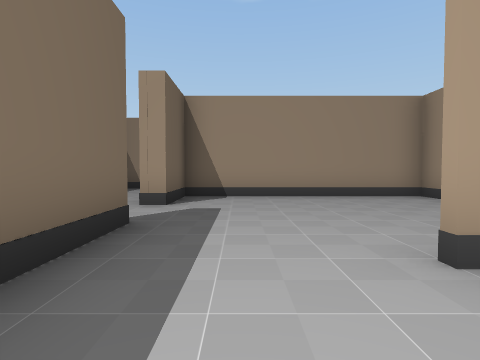
view 1 (above)

21 first-person views from a walk through a Unity game level. The camera is 1.3 m above the floor, tilts 2° down and sees 80° across. Doors are open. The floor is counted in squares, 2 m on a side. Each view is taken from the middle of a square. On the plan, view 1 faces up. The plan holds only what a view shows up to about 9 squares ahead; the rest is blank. The place goes on beyond the plan.

view 2
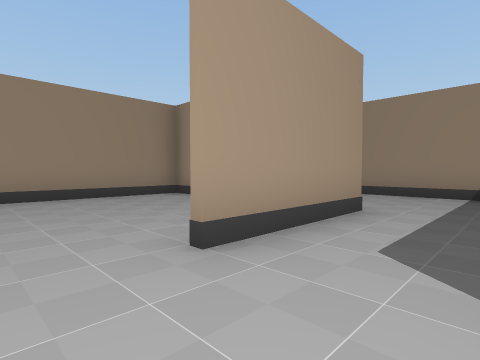

view 3
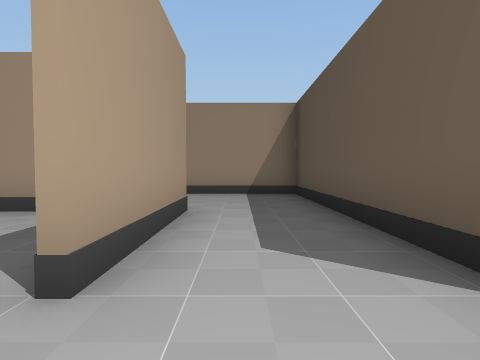

view 4
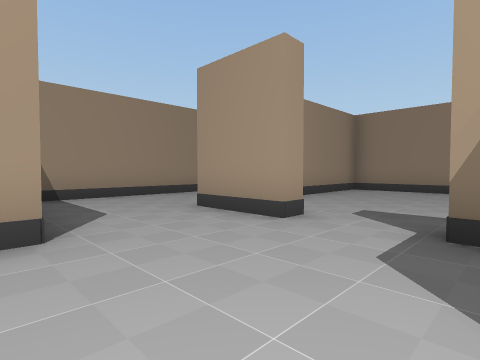

view 5
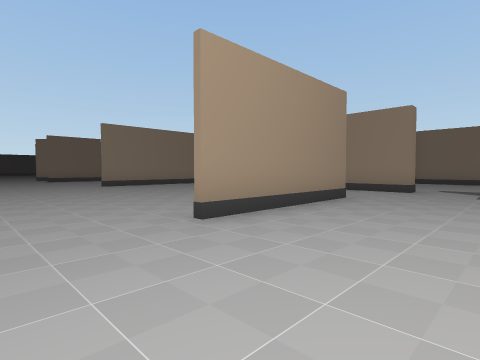

view 6
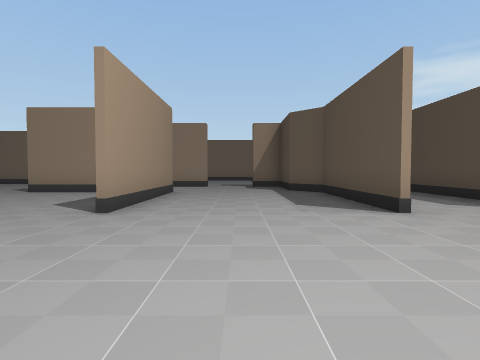

view 7
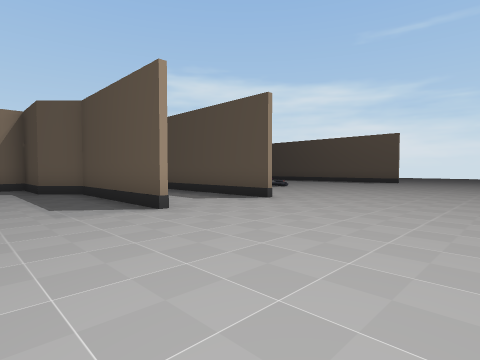

view 8
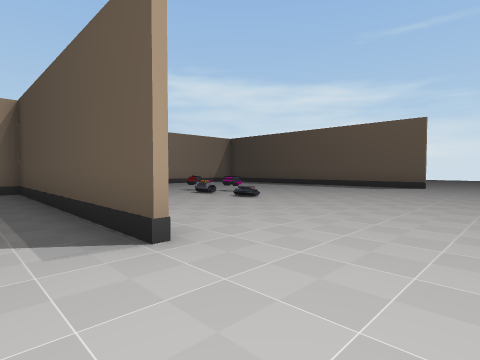

view 9
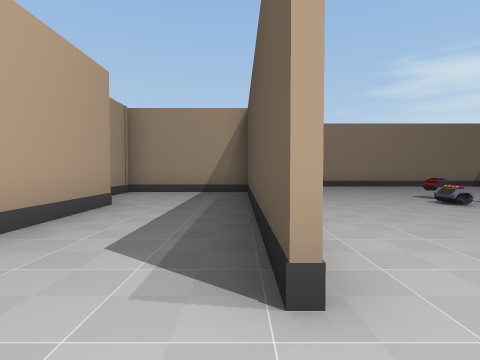

view 10
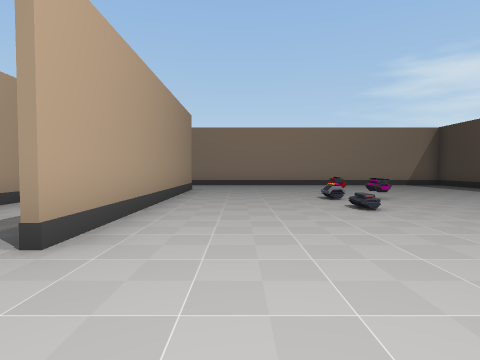

view 11
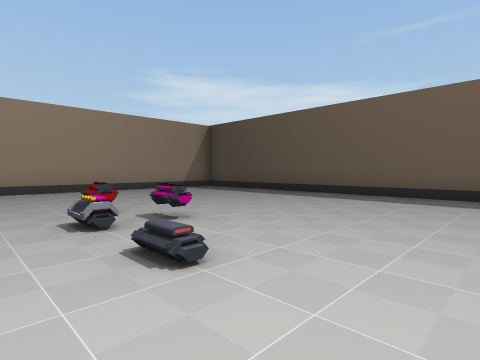

view 12
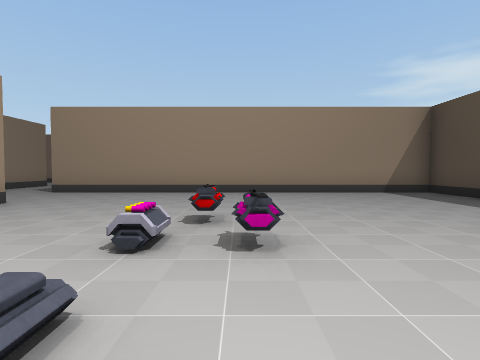

view 13
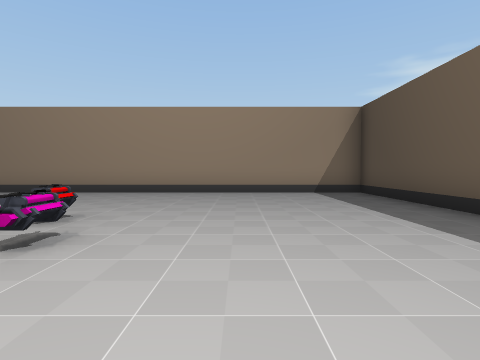

view 14
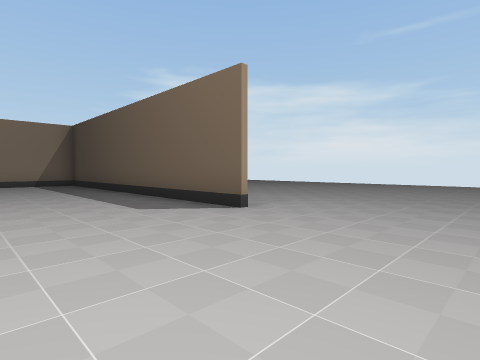

view 15
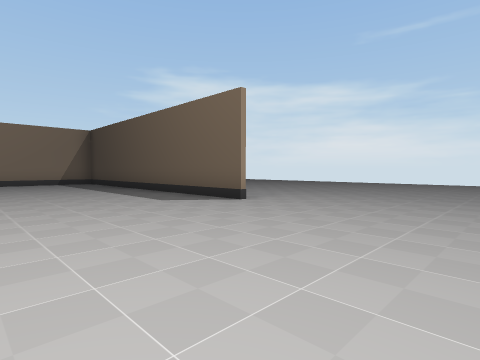

view 16
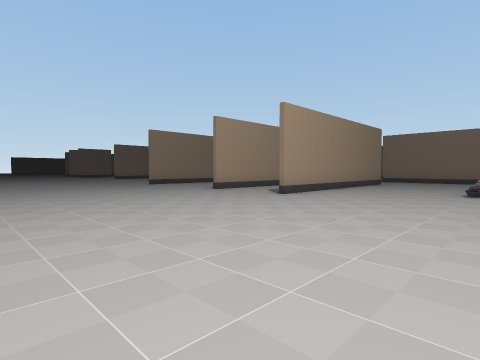

view 17
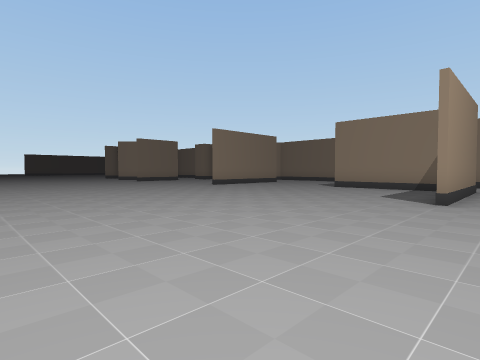

view 18
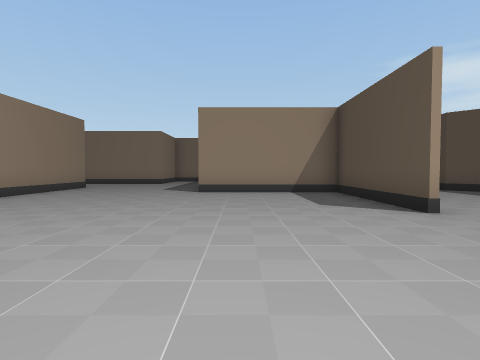

view 19
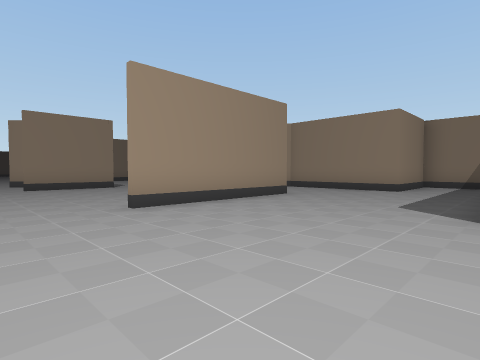

view 20
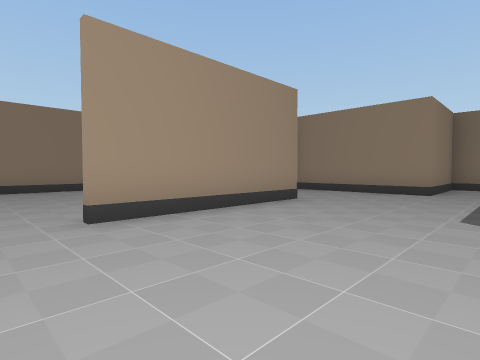

view 21
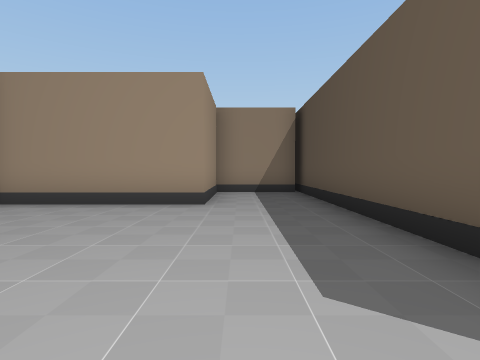

### Floor plan
Points are (right, up) in squares from view 1. A wall is a line through its corners. A room is listed if a view was taken in it or the views show most of it. See-through windows are left out.
Room 1 (views 1, 2, 3)
walls: (0.3, 10.1) (-3.7, 10.1); (4.7, 1.9) (1.4, 1.9); (-1.9, 5.3) (-1.9, 7.2); (-1.4, 2.5) (-1.4, 1.5); (1.7, -0.5) (7.8, -0.5) (7.8, 3.3); (1.3, -1.5) (1.3, -0.5)
ways out: opening at (-3, 6.5) to room 2; opening at (0, -1) to room 2; opening at (0.5, 2) to room 3
Room 2 (views 4, 5, 6, 7, 8, 9, 10, 11, 12, 13, 14, 15, 16, 17, 18, 19, 20, 21)
walls: (-3, 10.2) (4, 10.2); (-8.8, 6.2) (-4.6, 6.2) (-4.6, 10.2); (-2.4, 14.7) (-7, 14.7); (-4.4, 6) (-8.8, 6); (-5.1, 20.8) (-7.5, 20.8); (-8.8, 1.6) (-4.7, 1.6) (-3.8, 2.4) (-1.9, 2.4); (-4.5, 1.4) (-7.1, 1.4); (3.4, 10.4) (3.4, 12.7) (0.4, 12.7) (0.4, 16.6); (-1.9, 2.1) (-1.9, 3.5); (-8.8, -1.2) (-1.5, -1.2) (-1.5, 2.3) (-2.9, 2.3); (-1.4, -1.4) (-8.8, -1.4); (-8.6, -11.5) (1.3, -11.5) (1.3, -1.5)
ways out: opening at (-3, 6.5) to room 1; opening at (0, -1) to room 1; open door at (-1.5, 4.5) to room 3; opening at (-8.7, -14)
objects: crate (-5, -6) to (-4, -6); crate (-4, -5); other object (-3, -6)
Room 3 (no view inside)
walls: (4.5, 4.1) (4.5, 7.1) (-1.4, 7.1) (-1.4, 5.3); (-1.4, 3.5) (-1.4, 2.5)
ways out: opening at (0.5, 2) to room 1; open door at (-1.5, 4.5) to room 2

Where each view was taken, in squares from view 1:
view 1: 0 up, 0 right, facing up
view 2: 0 up, 0 right, facing up-right
view 3: 1 up, 0 right, facing right
view 4: 3 up, 5 left, facing up-right
view 5: 3 up, 11 left, facing up-right
view 6: 4 up, 13 left, facing right
view 7: 4 up, 13 left, facing down-right
view 8: 0 up, 11 left, facing down-right
view 9: 1 down, 10 left, facing right
view 10: 3 down, 11 left, facing right
view 11: 4 down, 8 left, facing down-right
view 12: 6 down, 7 left, facing right
view 13: 8 down, 7 left, facing right
view 14: 8 down, 12 left, facing down-right
view 15: 7 down, 13 left, facing down-right
view 16: 6 down, 15 left, facing up-right
view 17: 5 up, 15 left, facing up-right
view 18: 9 up, 13 left, facing right
view 19: 10 up, 9 left, facing up-right
view 20: 11 up, 8 left, facing up-right
view 21: 12 up, 5 left, facing right
